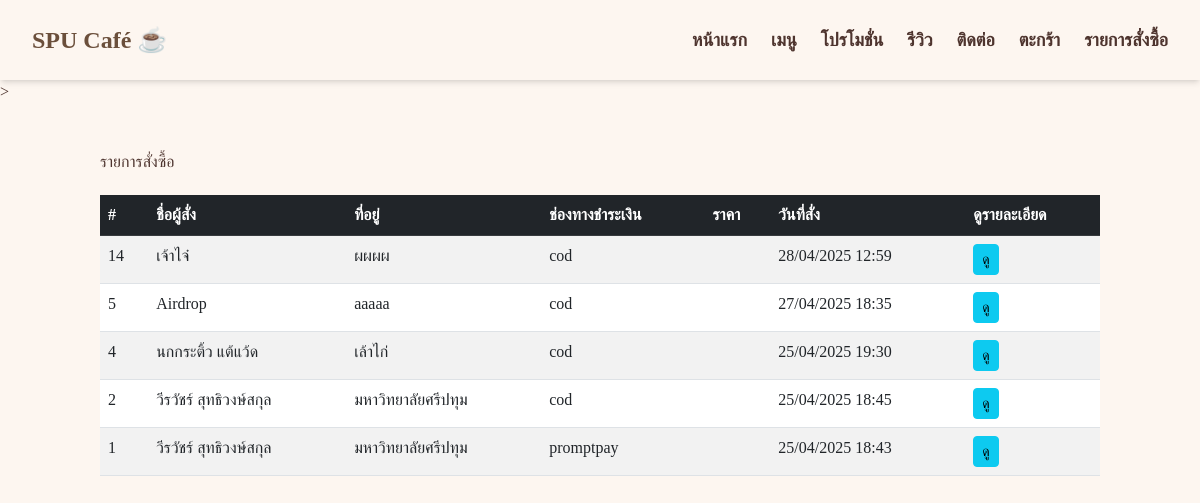
Screenshot of /orders/ with the database file from the repository.
### orders/models.py (models this page shows, shortened)
class Order(models.Model):
    fullname = models.CharField(max_length=100)
    address = models.TextField()
    phone = models.CharField(max_length=20)
    payment = models.CharField(max_length=50)
    cart = models.JSONField()
    created_at = models.DateTimeField(auto_now_add=True)

### myapp/views.py (the view)
# urls.py: path('orders/', views.order_list, name='order_list'),
def order_list(request):
    orders = Order.objects.all().order_by('-created_at')  # เรียงใหม่ล่าสุดก่อน
    return render(request, 'order_list.html', {'orders': orders})

### myapp/templates/order_list.html (shortened to what this page needs)
<!DOCTYPE html>
<html lang="th">
<head>
    <link href="https://cdn.jsdelivr.net/npm/bootstrap@5.3.0/dist/css/bootstrap.min.css" rel="stylesheet">
    <script src="https://cdn.tailwindcss.com"></script>
</head>
<body class="text-[#4e342e]">
    <nav class="bg-[#fdf6f0] shadow-md px-8 py-4 flex justify-between items-center font-serif">
        <div class="text-2xl font-bold text-[#6b4f3b]">SPU Café ☕</div>
        <ul class="flex space-x-6 text-lg">
          <li class="transition-transform duration-200 hover:scale-110">
            <a href="/" class="hover:text-[#a1887f] font-bold hover:text-xl transition-all duration-300">หน้าแรก</a>
          </li>
          <li class="transition-transform duration-200 hover:scale-110">
            <a href="/menu/" class="hover:text-[#a1887f] font-bold hover:text-xl transition-all duration-300">เมนู</a>
          </li>
          <li class="transition-transform duration-200 hover:scale-110">
            <a href="/pro/" class="hover:text-[#a1887f] font-bold hover:text-xl transition-all duration-300">โปรโมชั่น</a>
          </li>
          <li class="transition-transform duration-200 hover:scale-110">
            <a href="/re/" class="hover:text-[#a1887f] font-bold hover:text-xl transition-all duration-300">รีวิว</a>
          </li>
          <li class="transition-transform duration-200 hover:scale-110">
            <a href="/contact/" class="hover:text-[#a1887f] font-bold hover:text-xl transition-all duration-300">ติดต่อ</a>
          </li>
          <li class="transition-transform duration-200 hover:scale-110">
            <a href="/cart/" class="hover:text-[#a1887f] font-bold hover:text-xl transition-all duration-300">ตะกร้า</a>
          </li>
          <li class="transition-transform duration-200 hover:scale-110">
            <a href="/orders/" class="hover:text-[#a1887f] font-bold hover:text-xl transition-all duration-300">รายการสั่งซื้อ</a>
        </li>
        </ul>
      </nav>>
<div class="container mt-5">
    <h1 class="mb-4">รายการสั่งซื้อ</h1>
    <table class="table table-striped table-hover">
        <thead class="table-dark">
            <tr>
                <th>#</th>
                <th>ชื่อผู้สั่ง</th>
                <th>ที่อยู่</th>
                <th>ช่องทางชำระเงิน</th>
                <th>ราคา</th>
                <th>วันที่สั่ง</th>
                <th>ดูรายละเอียด</th>
            </tr>
        </thead>
        <tbody>
            {% for order in orders %}
            <tr>
                <td>{{ order.id }}</td>
                <td>{{ order.fullname }}</td>
                <td>{{ order.address }}</td>
                <td>{{ order.payment }}</td>
                <td>{{ order.price }}</td>
                <td>{{ order.created_at|date:"d/m/Y H:i" }}</td>
                <td>
                    <a href="{% url 'order_detail' order.id %}" class="btn btn-info btn-sm">ดู</a>
                </td>
            </tr>
            {% empty %}
            <tr>
                <td colspan="7" class="text-center">ไม่มีข้อมูลการสั่งซื้อ</td>
            </tr>
            {% endfor %}
        </tbody>
    </table>
</div>
</body>
</html>

### myapp/templates/order_list.html (style rules this page uses)
body { font-family: 'Georgia', serif; background-color: #fdf6f0; background-image: url('https://www.transparenttextures.com/patterns/cream-dust.png'); }

### rows the page displays
Order: id "14", fullname "เจ้าไจ๋", address "ผผผผ", payment "cod", created_at "28/04/2025 12:59"
Order: id "5", fullname "Airdrop", address "aaaaa", payment "cod", created_at "27/04/2025 18:35"
Order: id "4", fullname "นกกระติ้ว แต้แว้ด", address "เล้าไก่", payment "cod", created_at "25/04/2025 19:30"
Order: id "2", fullname "วีรวัชร์ สุทธิวงษ์สกุล", address "มหาวิทยาลัยศรีปทุม", payment "cod", created_at "25/04/2025 18:45"
Order: id "1", fullname "วีรวัชร์ สุทธิวงษ์สกุล", address "มหาวิทยาลัยศรีปทุม", payment "promptpay", created_at "25/04/2025 18:43"
